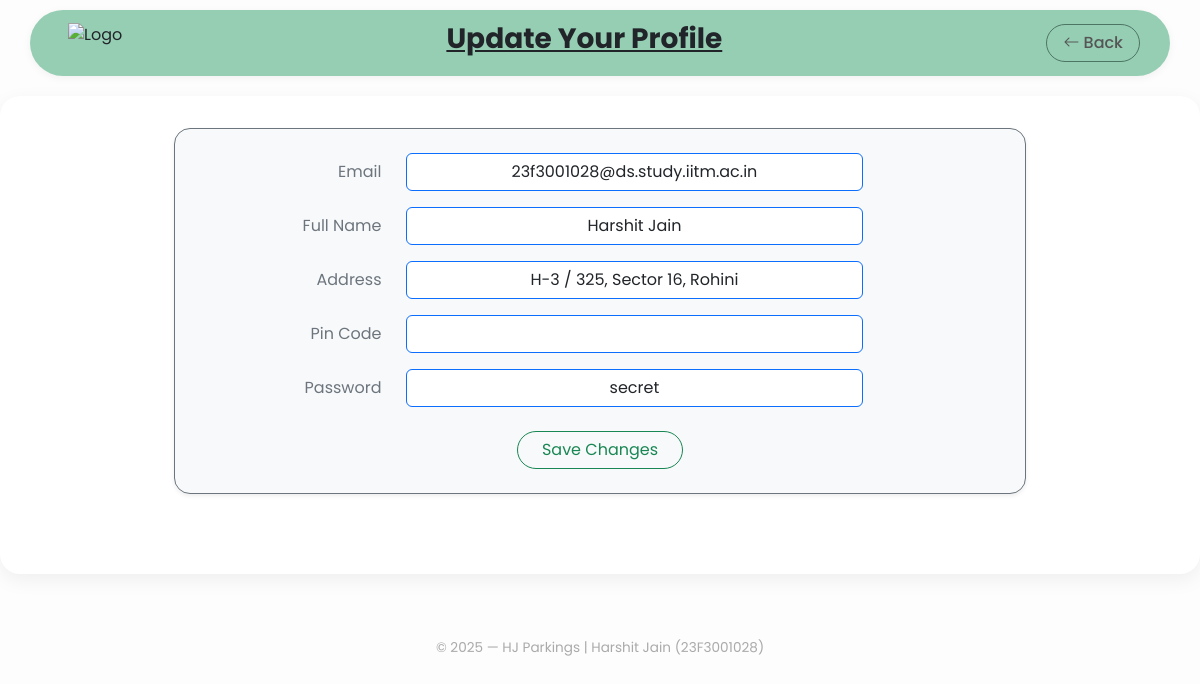
The page /update-profile (signed in) on the database its author committed.
### app/models/client.py (models this page shows)
class client(db.Model):
    __tablename__ = 'client'
    email = db.Column(db.String(100), primary_key=True)
    name = db.Column(db.String(100), nullable=False)
    address = db.Column(db.String(250), nullable=False)
    pincode = db.Column(db.Integer, nullable=False)
    password = db.Column(db.String(100), nullable=False)

### app/routes/client.py (the view, shortened to what this page needs)
@client_bp.route('/update-profile', methods=['POST', 'GET'])
@user_authentication
def update_profile():
    email = session.get('user')
    if not email:
        flash("user not found.", "danger")
        return redirect(url_for('client.dashboard'))
    data = client.query.get(email)
    return render_template('client/update_profile.html', user=data)

### app/routes/client.py (called while the page is built)
def user_authentication(f):
    @wraps(f)
    def decorated_function(*args, **kwargs):
        if 'user' not in session:
            return redirect(url_for('auth.login'))
        return f(*args, **kwargs)
    return decorated_function

### app/templates/client/update_profile.html (shortened to what this page needs)
{% extends "client/base.html" %}
{% block back %} {{ url_for('client.profile') }}{%endblock%}
{% block heading %} Update Your Profile {% endblock %}
{% block content %}
<div class="container col-lg-9 mb-5 border border-secondary rounded-4 shadow-sm p-4 bg-light">
    <form action="{{ url_for('client.update_profile') }}" method="POST">
        <div class="row mb-3">
            <label class="col-sm-3 col-form-label text-secondary text-end">Email</label>
            <div class="col-sm-7">
                <input type="email" class="form-control border-primary text-center" value="{{ user.email }}" readonly>
            </div>
        </div>
        <div class="row mb-3">
            <label class="col-sm-3 col-form-label text-secondary text-end">Full Name</label>
            <div class="col-sm-7">
                <input type="text" name="name" class="form-control border-primary text-center" value="{{ user.name }}" required>
            </div>
        </div>
        <div class="row mb-3">
            <label class="col-sm-3 col-form-label text-secondary text-end">Address</label>
            <div class="col-sm-7">
                <input type="text" name="address" class="form-control border-primary text-center" value="{{ user.address }}" required>
            </div>
        </div>
        <div class="row mb-3">
            <label class="col-sm-3 col-form-label text-secondary text-end">Pin Code</label>
            <div class="col-sm-7">
                <input type="text" name="pincode" class="form-control border-primary text-center" value="{{ user.pin_code }}" required>
            </div>
        </div>
        <div class="row mb-3">
            <label class="col-sm-3 col-form-label text-secondary text-end">Password</label>
            <div class="col-sm-7">
                <input type="text" name="password" class="form-control border-primary text-center" value="{{ user.password }}" required>
            </div>
        </div>
        <div class="text-center mt-4">
            <button type="submit" class="btn btn-outline-success rounded-pill px-4">Save Changes</button>
        </div>
    </form>
</div>
{% endblock %}

### app/templates/client/base.html (style rules this page uses)
body { font-family: 'Poppins', sans-serif; background-color: #fdfdfd; }

### rows shown on the page
client: email "23f3001028@ds.study.iitm.ac.in", name "Harshit Jain", address "H-3 / 325, Sector 16, Rohini", password "secret"
